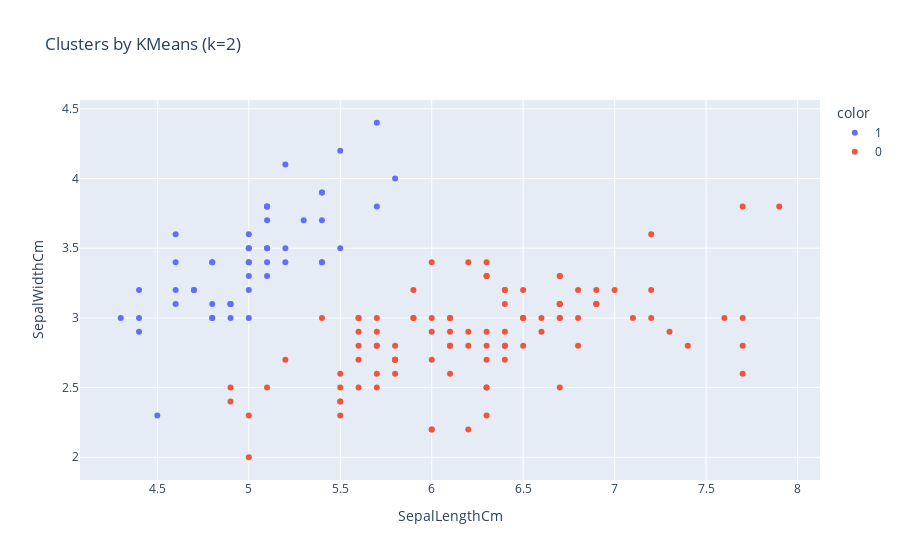

Write notebook code for a chart like this one.
### Code cell
# Clusters
fig2 = px.scatter(data, x='SepalLengthCm', y='SepalWidthCm', color=data['cluster'].astype(str),
                  title=f"Clusters by KMeans (k={optimal_k})")
fig2.show()

### Figure 1 — Plotly figure (JSON) as saved in the notebook; plotly's stock layout.template omitted (floating-point values rounded to 4 significant figures)
{"data": [{"hovertemplate": "color=1<br>SepalLengthCm=%{x}<br>SepalWidthCm=%{y}<extra></extra>", "legendgroup": "1", "marker": {"color": "#636efa", "symbol": "circle"}, "mode": "markers", "name": "1", "orientation": "v", "showlegend": true, "type": "scatter", "x": [5.1, 4.9, 4.7, 4.6, 5, 5.4, 4.6, 5, 4.4, 4.9, 5.4, 4.8, 4.8, 4.3, 5.8, 5.7, 5.4, 5.1, 5.7, 5.1, 5.4, 5.1, 4.6, 5.1, 4.8, 5, 5, 5.2, 5.2, 4.7, 4.8, 5.4, 5.2, 5.5, 4.9, 5, 5.5, 4.9, 4.4, 5.1, 5, 4.5, 4.4, 5, 5.1, 4.8, 5.1, 4.6, 5.3, 5], "xaxis": "x", "y": [3.5, 3, 3.2, 3.1, 3.6, 3.9, 3.4, 3.4, 2.9, 3.1, 3.7, 3.4, 3, 3, 4, 4.4, 3.9, 3.5, 3.8, 3.8, 3.4, 3.7, 3.6, 3.3, 3.4, 3, 3.4, 3.5, 3.4, 3.2, 3.1, 3.4, 4.1, 4.2, 3.1, 3.2, 3.5, 3.1, 3, 3.4, 3.5, 2.3, 3.2, 3.5, 3.8, 3, 3.8, 3.2, 3.7, 3.3], "yaxis": "y"}, {"hovertemplate": "color=0<br>SepalLengthCm=%{x}<br>SepalWidthCm=%{y}<extra></extra>", "legendgroup": "0", "marker": {"color": "#EF553B", "symbol": "circle"}, "mode": "markers", "name": "0", "orientation": "v", "showlegend": true, "type": "scatter", "x": [7, 6.4, 6.9, 5.5, 6.5, 5.7, 6.3, 4.9, 6.6, 5.2, 5, 5.9, 6, 6.1, 5.6, 6.7, 5.6, 5.8, 6.2, 5.6, 5.9, 6.1, 6.3, 6.1, 6.4, 6.6, 6.8, 6.7, 6, 5.7, 5.5, 5.5, 5.8, 6, 5.4, 6, 6.7, 6.3, 5.6, 5.5, 5.5, 6.1, 5.8, 5, 5.6, 5.7, 5.7, 6.2, 5.1, 5.7, 6.3, 5.8, 7.1, 6.3, 6.5, 7.6, 4.9, 7.3, 6.7, 7.2, 6.5, 6.4, 6.8, 5.7, 5.8, 6.4, 6.5, 7.7, 7.7, 6, 6.9, 5.6, 7.7, 6.3, 6.7, 7.2, 6.2, 6.1, 6.4, 7.2, 7.4, 7.9, 6.4, 6.3, 6.1, 7.7, 6.3, 6.4, 6, 6.9, 6.7, 6.9, 5.8, 6.8, 6.7, 6.7, 6.3, 6.5, 6.2, 5.9], "xaxis": "x", "y": [3.2, 3.2, 3.1, 2.3, 2.8, 2.8, 3.3, 2.4, 2.9, 2.7, 2, 3, 2.2, 2.9, 2.9, 3.1, 3, 2.7, 2.2, 2.5, 3.2, 2.8, 2.5, 2.8, 2.9, 3, 2.8, 3, 2.9, 2.6, 2.4, 2.4, 2.7, 2.7, 3, 3.4, 3.1, 2.3, 3, 2.5, 2.6, 3, 2.6, 2.3, 2.7, 3, 2.9, 2.9, 2.5, 2.8, 3.3, 2.7, 3, 2.9, 3, 3, 2.5, 2.9, 2.5, 3.6, 3.2, 2.7, 3, 2.5, 2.8, 3.2, 3, 3.8, 2.6, 2.2, 3.2, 2.8, 2.8, 2.7, 3.3, 3.2, 2.8, 3, 2.8, 3, 2.8, 3.8, 2.8, 2.8, 2.6, 3, 3.4, 3.1, 3, 3.1, 3.1, 3.1, 2.7, 3.2, 3.3, 3, 2.5, 3, 3.4, 3], "yaxis": "y"}], "layout": {"legend": {"title": {"text": "color"}, "tracegroupgap": 0}, "title": {"text": "Clusters by KMeans (k=2)"}, "xaxis": {"anchor": "y", "domain": [0, 1], "title": {"text": "SepalLengthCm"}}, "yaxis": {"anchor": "x", "domain": [0, 1], "title": {"text": "SepalWidthCm"}}}}
